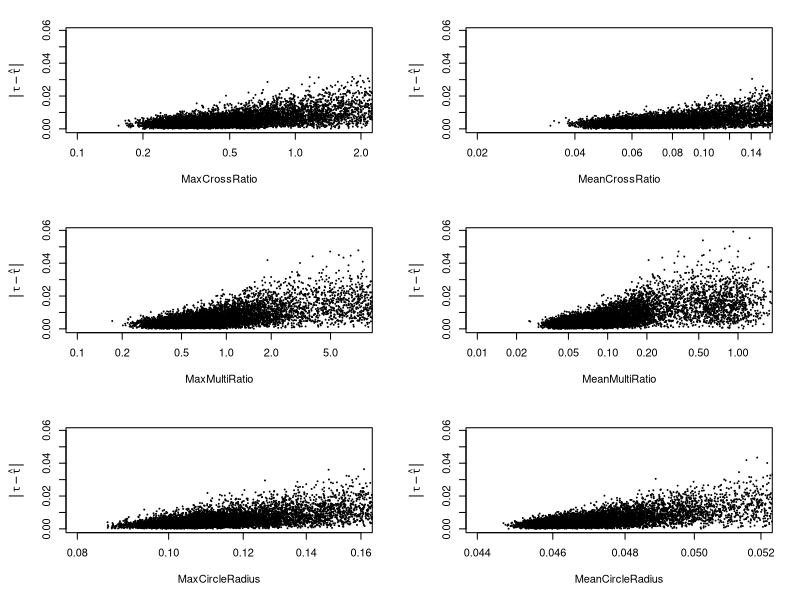

Here is the R script that generated this plot:
data = read.table("qualityComparison.dat")
pdf('qualityComparison.pdf', width=7.0, height=7.0)
par(mfrow=c(3,2), mar=c(5.1, 5.0, 2.1, 2.1))
plot(data$V9, data$V2, log="x", pch=20, cex=0.1, xlim=c(0.1,2.0), xlab="MaxCrossRatio", ylab=expression(group("|",tau-hat(tau),"|")))
plot(data$V10, data$V2, log="x", pch=20, cex=0.1, xlim=c(0.02,0.15), xlab="MeanCrossRatio", ylab=expression(group("|",tau-hat(tau),"|")))
#plot(data$V11, data$V2, log="x", pch=20, cex=0.1, xlim=c(8.0, 100), xlab="SumCrossRatio", ylab=expression(group("|",tau-hat(tau),"|")))
plot(data$V12, data$V2, log="x", pch=20, cex=0.1, xlim=c(0.1,8.0), xlab="MaxMultiRatio", ylab=expression(group("|",tau-hat(tau),"|")))
plot(data$V13, data$V2, log="x", pch=20, cex=0.1, xlim=c(0.01,1.5), xlab="MeanMultiRatio", ylab=expression(group("|",tau-hat(tau),"|")))
#plot(data$V14, data$V2, log="x", pch=20, cex=0.1, xlim=c(5.0,100.0), xlab="SumMultiRatio", ylab=expression(group("|",tau-hat(tau),"|")))
plot(data$V15, data$V2, log="x", pch=20, cex=0.1, xlim=c(0.08,0.16), xlab="MaxCircleRadius", ylab=expression(group("|",tau-hat(tau),"|")))
plot(data$V16, data$V2, log="x", pch=20, cex=0.1, xlim=c(0.044,0.052), xlab="MeanCircleRadius", ylab=expression(group("|",tau-hat(tau),"|")))
#plot(data$V17, data$V2, log="x", pch=20, cex=0.1, xlab="SumCircleRadius", ylab=expression(group("|",tau-hat(tau),"|")))
dev.off()